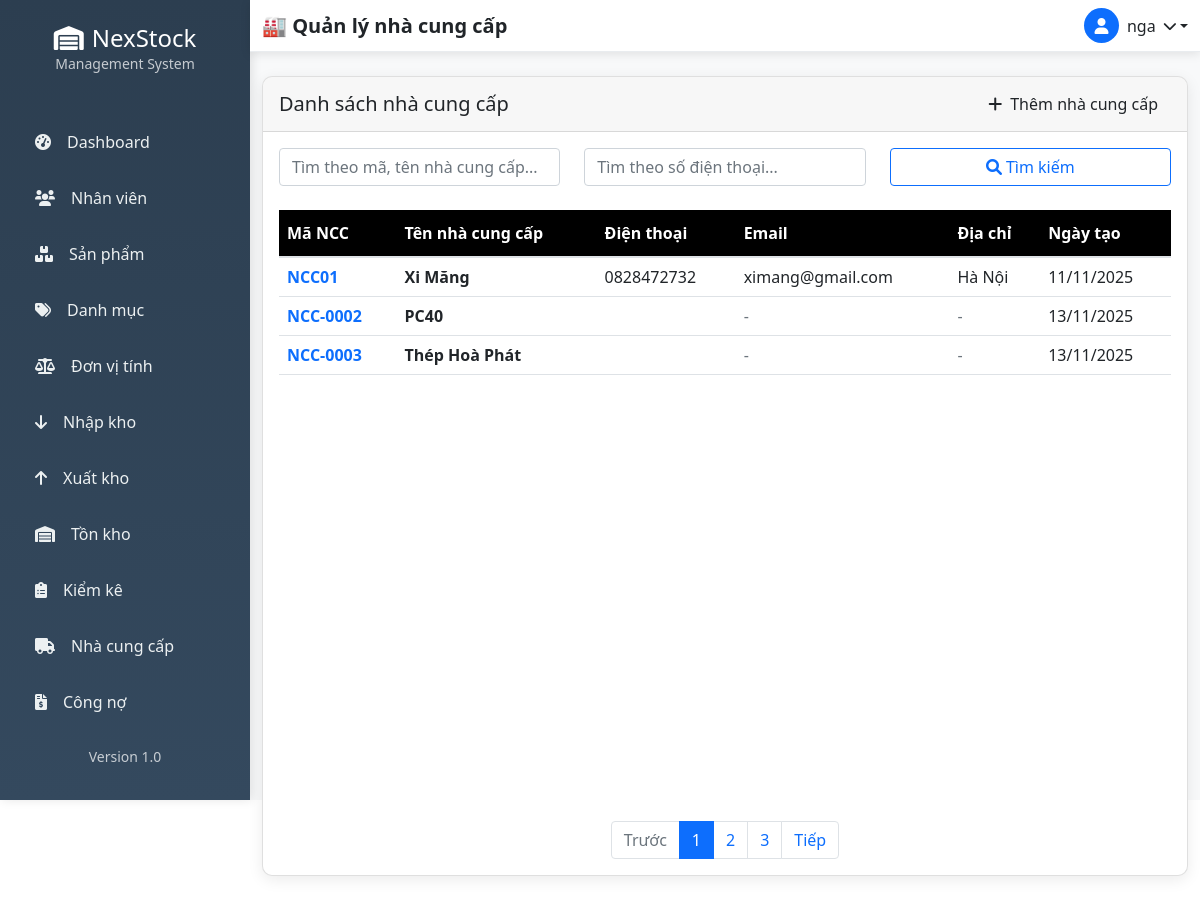
Page /doi-tac/nha-cung-cap/ (signed in) on the earlier database version.
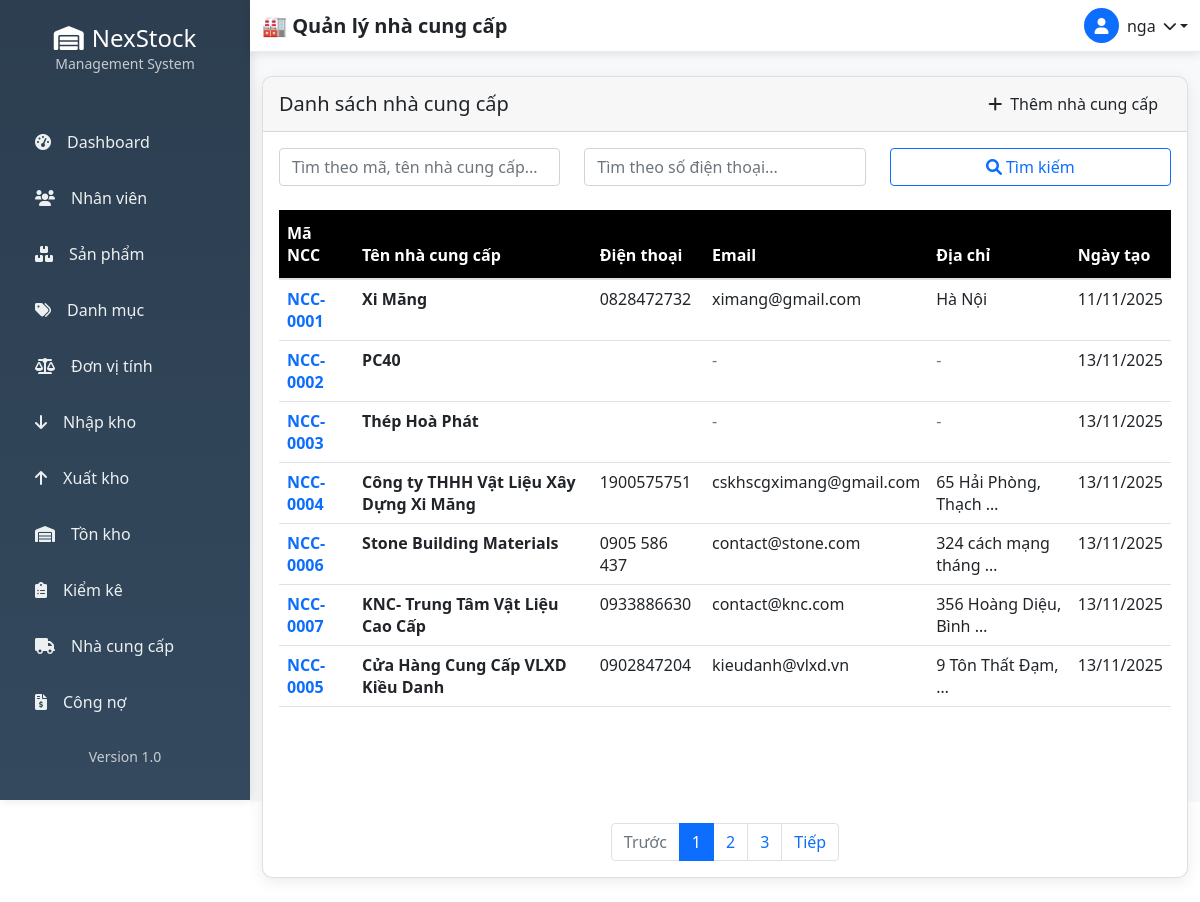
Same page on the later database version.
### partners/models.py (models this page shows, shortened)
class NhaCungCap(models.Model):
    ma_nha_cung_cap = models.CharField(max_length=50, unique=True)
    ten_nha_cung_cap = models.CharField(max_length=200)
    dia_chi = models.TextField()
    dien_thoai = models.CharField(max_length=20)
    email = models.EmailField(blank=True, null=True)
    ghi_chu = models.TextField(blank=True, null=True)
    ngay_tao = models.DateTimeField(auto_now_add=True)
    class Meta:
        verbose_name = "Nhà cung cấp"
        verbose_name_plural = "Nhà cung cấp"

### partners/views.py (the view)
# urls.py: path('nha-cung-cap/', views.supplier_list, name='supplier_list'),
@login_required
def supplier_list(request):
    suppliers = NhaCungCap.objects.all()
    return render(request, 'partners/supplier_list.html', {'suppliers': suppliers})

### templates/partners/supplier_list.html (shortened to what this page needs)
{% extends 'base.html' %}
{% load static %}
{% block page_title %}🏭 Quản lý nhà cung cấp{% endblock %}
{% block content %}
<div class="card table-custom h-100">
    <div class="card-header d-flex justify-content-between align-items-center">
        <h5 class="card-title mb-0">Danh sách nhà cung cấp</h5>
        <a href="{% url 'supplier_create' %}" class="btn btn-primary-custom">
            <i class="fas fa-plus me-2"></i>Thêm nhà cung cấp
        </a>
    </div>
    <div class="card-body d-flex flex-column">
        <div class="row mb-4">
            <div class="col-md-4">
                <input type="text" class="form-control" placeholder="Tìm theo mã, tên nhà cung cấp...">
            </div>
            <div class="col-md-4">
                <input type="text" class="form-control" placeholder="Tìm theo số điện thoại...">
            </div>
            <div class="col-md-4">
                <button class="btn btn-outline-primary w-100">
                    <i class="fas fa-search me-1"></i>Tìm kiếm
                </button>
            </div>
        </div>
        <div class="table-responsive flex-grow-1">
            <table class="table table-hover mb-0">
                <thead>
                    <tr>
                        <th class="text-white bg-dark">Mã NCC</th>
                        <th class="text-white bg-dark">Tên nhà cung cấp</th>
                        <th class="text-white bg-dark">Điện thoại</th>
                        <th class="text-white bg-dark">Email</th>
                        <th class="text-white bg-dark">Địa chỉ</th>
                        <th class="text-white bg-dark">Ngày tạo</th>
                    </tr>
                </thead>
                <tbody>
                    {% for supplier in suppliers %}
                    <tr>
                        <td><strong class="text-primary">{{ supplier.ma_nha_cung_cap }}</strong></td>
                        <td>
                            <div class="fw-bold">{{ supplier.ten_nha_cung_cap }}</div>
                        </td>
                        <td>{{ supplier.dien_thoai }}</td>
                        <td>
                            {% if supplier.email %}
                            {{ supplier.email }}
                            {% else %}
                            <span class="text-muted">-</span>
                            {% endif %}
                        </td>
                        <td>
                            {% if supplier.dia_chi %}
                            <span data-bs-toggle="tooltip" title="{{ supplier.dia_chi }}">
                                {{ supplier.dia_chi|truncatewords:4 }}
                            </span>
                            {% else %}
                            <span class="text-muted">-</span>
                            {% endif %}
                        </td>
                        <td>{{ supplier.ngay_tao|date:"d/m/Y" }}</td>
                    </tr>
                    {% endfor %}
                </tbody>
            </table>
        </div>
        {% if suppliers %}
        <div class="mt-auto pt-3">
            <nav aria-label="Page navigation">
                <ul class="pagination justify-content-center mb-0">
                    <li class="page-item disabled"><a class="page-link" href="#">Trước</a></li>
                    <li class="page-item active"><a class="page-link" href="#">1</a></li>
                    <li class="page-item"><a class="page-link" href="#">2</a></li>
                    <li class="page-item"><a class="page-link" href="#">3</a></li>
                    <li class="page-item"><a class="page-link" href="#">Tiếp</a></li>
                </ul>
            </nav>
        </div>
        {% endif %}
    </div>
</div>
{% endblock %}

Differences in the rows shown:
changed NhaCungCap "Xi Măng": ma_nha_cung_cap "NCC01" → "NCC-0001"
added NhaCungCap: ma_nha_cung_cap "NCC-0004", ten_nha_cung_cap "Công ty THHH Vật Liệu Xây Dựng Xi Măng", dien_thoai "1900575751", email "cskhscgximang@gmail.com", dia_chi "65 Hải Phòng, Thạch …", ngay_tao "13/11/2025"
added NhaCungCap: ma_nha_cung_cap "NCC-0006", ten_nha_cung_cap "Stone Building Materials", dien_thoai "0905 586 437", email "contact@stone.com", dia_chi "324 cách mạng tháng …", ngay_tao "13/11/2025"
added NhaCungCap: ma_nha_cung_cap "NCC-0007", ten_nha_cung_cap "KNC- Trung Tâm Vật Liệu Cao Cấp", dien_thoai "0933886630", email "contact@knc.com", dia_chi "356 Hoàng Diệu, Bình …", ngay_tao "13/11/2025"
added NhaCungCap: ma_nha_cung_cap "NCC-0005", ten_nha_cung_cap "Cửa Hàng Cung Cấp VLXD Kiều Danh", dien_thoai "0902847204", email "kieudanh@vlxd.vn", dia_chi "9 Tôn Thất Đạm, …", ngay_tao "13/11/2025"
